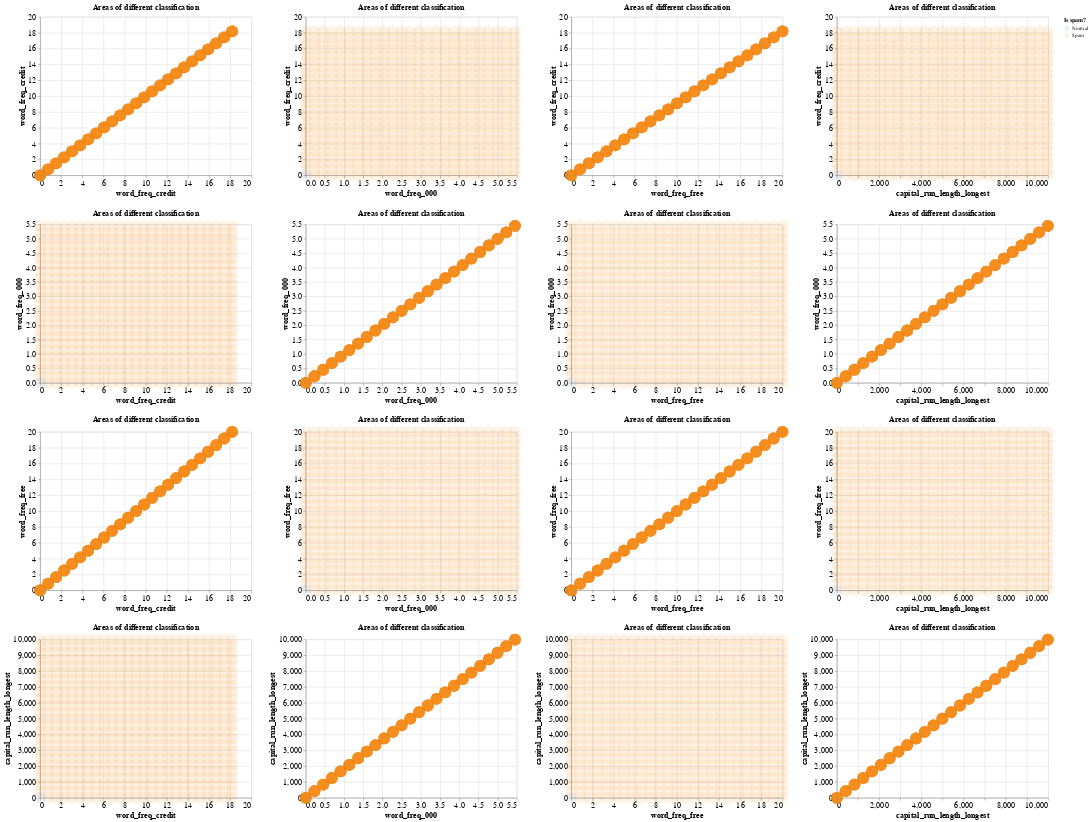

Write notebook code for a chart like this one.
### Code cell
# this is the predictions on the fake data. By blowing up the size of the circles to 500, we can effectively "shade the background" where the 
# model would have predicted spam or not spam.
knn_predictions = (
    alt.Chart(bkg_grid, title = "Areas of different classification")
    .mark_circle(size = 500, opacity = 0.1)
    .encode(
        x = alt.X(alt.repeat("column"), type = "quantitative"), 
        y = alt.Y(alt.repeat("row"), type = "quantitative"),
        color = alt.Color("predicted", title = "Is spam?")
    )
    .repeat(row = ["word_freq_credit", "word_freq_000","word_freq_free","capital_run_length_longest"],
                       column = ["word_freq_credit", "word_freq_000","word_freq_free","capital_run_length_longest"])
    .configure_axis(labelFontSize = 15, titleFontSize = 15)
    .configure_title(fontSize = 15)
)

knn_predictions

# again because the data is so clustered in the cornner, we can't see much of what is going on. Since we are generating the data for 
# the "barrier" plot, we can do it for a set of zoomed in values (again less than 2)

### Figure 1 — Vega-Lite specification as saved in the notebook (floating-point values rounded to 4 significant figures; data arrays with more than 128 entries replaced by an {"elided": "..."} marker saying what was removed)
{"config": {"view": {"continuousWidth": 400, "continuousHeight": 300}, "axis": {"labelFontSize": 15, "titleFontSize": 15}, "title": {"fontSize": 15}}, "repeat": {"column": ["word_freq_credit", "word_freq_000", "word_freq_free", "capital_run_length_longest"], "row": ["word_freq_credit", "word_freq_000", "word_freq_free", "capital_run_length_longest"]}, "spec": {"data": {"name": "data-2e1aee79c92c650eb49be3b9c9c04533"}, "mark": {"type": "circle", "opacity": 0.1, "size": 500}, "encoding": {"color": {"field": "predicted", "title": "Is spam?", "type": "nominal"}, "x": {"field": {"repeat": "column"}, "type": "quantitative"}, "y": {"field": {"repeat": "row"}, "type": "quantitative"}}, "title": "Areas of different classification"}, "$schema": "https://vega.github.io/schema/vega-lite/v4.17.0.json", "datasets": {"data-2e1aee79c92c650eb49be3b9c9c04533": {"elided": "625 records"}}}
